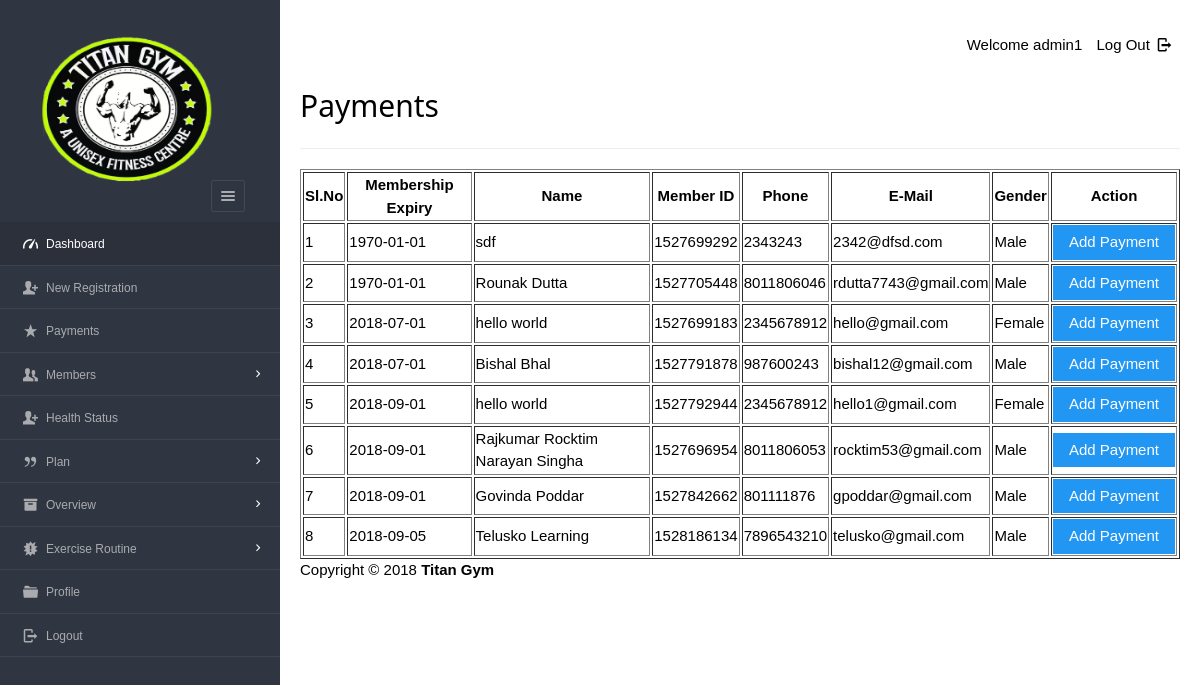
/Files/dashboard/admin/payments.php (signed in), run on the app's committed database.
### tables this page shows
CREATE TABLE `users`  (
  `userid` varchar(20) NOT NULL,
  `username` varchar(40) NOT NULL,
  `gender` varchar(8) NOT NULL,
  `mobile` varchar(20) NOT NULL,
  `email` varchar(20) NOT NULL,
  `dob` varchar(10) NOT NULL,
  `joining_date` varchar(10) NOT NULL,
  PRIMARY KEY (`userid`) USING BTREE,
  UNIQUE INDEX `email`(`email`) USING BTREE,
  INDEX `userid`(`userid`) USING BTREE
);

CREATE TABLE `enrolls_to`  (
  `et_id` int(5) NOT NULL AUTO_INCREMENT,
  `pid` varchar(8) NOT NULL,
  `uid` varchar(20) NOT NULL,
  `paid_date` varchar(15) NULL DEFAULT NULL,
  `expire` varchar(15) NULL DEFAULT NULL,
  `renewal` varchar(15) NULL DEFAULT NULL,
  PRIMARY KEY (`et_id`) USING BTREE,
  INDEX `user_ID`(`uid`) USING BTREE,
  INDEX `plan_ID_idx`(`pid`) USING BTREE,
  CONSTRAINT `plan_ID` FOREIGN KEY (`pid`) REFERENCES `plan` (`pid`) ON DELETE NO ACTION ON UPDATE NO ACTION,
  CONSTRAINT `user_ID` FOREIGN KEY (`uid`) REFERENCES `users` (`userid`) ON DELETE CASCADE ON UPDATE NO ACTION
);

### Files/dashboard/admin/payments.php (the view, shortened to what this page needs)
<?php
require '../../include/db_conn.php';
?>
<!DOCTYPE html>
<html lang="en">
<head>
    <link rel="stylesheet" href="../../css/style.css"  id="style-resource-5">
    <link rel="stylesheet" href="../../css/dashMain.css">
    <link rel="stylesheet" type="text/css" href="../../css/entypo.css">
    <link href="a1style.css" type="text/css" rel="stylesheet">
</head>
      <body class="page-body  page-fade" onload="collapseSidebar()">
    	<div class="page-container sidebar-collapsed" id="navbarcollapse">
		<div class="sidebar-menu">
			<header class="logo-env">
			<div class="logo">
				<a href="main.php">
					<img src="../../images/logo.png" alt="" width="192" height="80" />
				</a>
			</div>
					<div class="sidebar-collapse" onclick="collapseSidebar()">
				<a href="#" class="sidebar-collapse-icon with-animation">
					<i class="entypo-menu"></i>
				</a>
			</div>
			</header>
    		<?php include('nav.php'); ?>
    	</div>
    		<div class="main-content">
				<div class="row">
					<div class="col-md-6 col-sm-8 clearfix">
					</div>
					<div class="col-md-6 col-sm-4 clearfix hidden-xs">
						<ul class="list-inline links-list pull-right">
							<li>Welcome <?php echo $_SESSION['full_name']; ?>
							</li>
							<li>
								<a href="logout.php">
									Log Out <i class="entypo-logout right"></i>
								</a>
							</li>
						</ul>
					</div>
				</div>
		<h2>Payments</h2>
		<hr />
		<table class="table table-bordered datatable" id="table-1" border=1>
			<thead>
				<tr>
					<th>Sl.No</th>
					<th>Membership Expiry</th>
					<th>Name</th>
					<th>Member ID</th>
					<th>Phone</th>
					<th>E-Mail</th>
					<th>Gender</th>
					<th>Action</th>
				</tr>
			</thead>
				<tbody>
				<?php
					$query  = "select * from enrolls_to where renewal='yes' ORDER BY expire";
					$result = mysqli_query($con, $query);
					$sno    = 1;
					if (mysqli_affected_rows($con) != 0) {
					    while ($row = mysqli_fetch_array($result, MYSQLI_ASSOC)) {
					        $uid   = $row['uid'];
					        $planid=$row['pid'];
					        $query1  = "select * from users WHERE userid='$uid'";
					        $result1 = mysqli_query($con, $query1);
					        if (mysqli_affected_rows($con) == 1) {
					            while ($row1 = mysqli_fetch_array($result1, MYSQLI_ASSOC)) {
					                 echo "<tr><td>".$sno."</td>";
					                echo "<td>" . $row['expire'] . "</td>";
					                echo "<td>" . $row1['username'] . "</td>";
					                echo "<td>" . $row1['userid'] . "</td>";
					                echo "<td>" . $row1['mobile'] . "</td>";
					                echo "<td>" . $row1['email'] . "</td>";
					                echo "<td>" . $row1['gender'] . "</td>";
					                $sno++;
					                echo "<td><form action='make_payments.php' method='post'><input type='hidden' name='userID' value='" . $uid . "'/>
					                <input type='hidden' name='planID' value='" . $planid . "'/><input type='submit' class='a1-btn a1-blue' value='Add Payment ' class='btn btn-info'/></form></td></tr>";
					                $uid = 0;
					            }
					        }
					    }
					}
					?>
				</tbody>
		</table>
			<?php include('footer.php'); ?>
    	</div>
    </body>
</html>

### Files/css/style.css (style rules this page uses)
html { font-size: 62.5%; font-family: sans-serif; }
div { display: block; }
body { font-family: "Noto Sans", sans-serif, "Helvetica Neue", Helvetica, Arial, sans-serif; font-size: 12px; line-height: 1.428571429; display: block; margin: 0; }
*, *:before, *:after { box-sizing: border-box; }
a { text-decoration: none; background: transparent; }
img { vertical-align: middle; }
img { border: 0; }
.logo img { width: 220px; height: 200px; }
input, button, select, textarea { font-family: inherit; font-size: inherit; line-height: inherit; }
button, input { line-height: normal; }
button, input, select, textarea { font-family: inherit; font-size: 100%; margin: 0; }
input { background-color: white; cursor: text; padding: 1px; border-width: 2px; border-style: inset; border-color: initial; border-image: initial; }
input, textarea, select, button { text-rendering: auto; color: initial; letter-spacing: normal; word-spacing: normal; text-transform: none; text-indent: 0px; text-shadow: none; display: inline-block; text-align: start; margin: 0em; font: 400 13.3333px Arial; }
button, html input[type="button"], input[type="reset"], input[type="submit"] { cursor: pointer; }
a { color: #373e4a; text-decoration: none; }
a { background: transparent; }
a { color: #373e4a; }
.page-container { position: relative; padding-left: 280px; }
.page-container .sidebar-menu { position: absolute; width: 280px; top: 0; left: 0; bottom: 0; background: #303641; color: #aaabae; z-index: 1; min-height: 796px; box-sizing: border-box; }
.page-container .sidebar-menu .logo-env { width: 100%; padding: 35px; padding-bottom: 10px; box-sizing: border-box; }
.page-container .sidebar-menu .logo-env:before, .page-container .sidebar-menu .logo-env:after { content: " "; display: table; }
.page-container .sidebar-menu .logo-env > div { display: block; vertical-align: middle; white-space: nowrap; float: left; }
.page-container .sidebar-menu .logo-env > div > a { display: inline-block; color: #aaabae; }
.page-container .sidebar-menu .logo-env > div.sidebar-collapse, .page-container .sidebar-menu .logo-env > div.sidebar-mobile-menu { position: relative; float: right; }
.page-container .sidebar-menu .logo-env > div.sidebar-collapse a, .page-container .sidebar-menu .logo-env > div.sidebar-mobile-menu a { display: inline-block; border: 1px solid #454a54; text-align: center; padding: 0; line-height: 1; font-size: 20px; font-weight: 300; padding: 5px 2px; background-clip: padding-box; border-radius: 3px; transition: all 200ms ease-in-out; }
.page-container .sidebar-menu .logo-env .logo img { width: 180px; height: 150px; }
.page-container .sidebar-menu .logo-env:after { clear: both; }
ul, ol { margin-top: 0; margin-bottom: 8.5px; }
ul, menu, dir { display: block; list-style-type: disc; }
li { display: list-item; }
i, cite, em, var, address, dfn { font-style: italic; }

### Files/css/entypo.css (style rules this page uses)
[class^="entypo-"]:before, [class*=" entypo-"]:before { font-family: "entypo"; font-style: normal; font-weight: normal; speak: none; display: inline-block; text-decoration: inherit; width: 1em; margin-right: .2em; text-align: center; font-variant: normal; text-transform: none; line-height: 1em; margin-left: .2em; }
.entypo-menu:before { content: '\e811'; }
.entypo-logout:before { content: '\e85d'; }

### data on the page
enrolls_to: expire "1970-01-01"
users: username "sdf", userid "1527699292", mobile "2343243", email "2342@dfsd.com", gender "Male"
enrolls_to: expire "1970-01-01"
users: username "Rounak Dutta", userid "1527705448", mobile "8011806046", email "rdutta7743@gmail.com", gender "Male"
enrolls_to: expire "2018-07-01"
users: username "hello world", userid "1527699183", mobile "2345678912", email "hello@gmail.com", gender "Female"
enrolls_to: expire "2018-07-01"
users: username "Bishal Bhal", userid "1527791878", mobile "987600243", email "bishal12@gmail.com", gender "Male"
enrolls_to: expire "2018-09-01"
users: username "hello world", userid "1527792944", mobile "2345678912", email "hello1@gmail.com", gender "Female"
enrolls_to: expire "2018-09-01"
users: username "Rajkumar Rocktim Narayan Singha", userid "1527696954", mobile "8011806053", email "rocktim53@gmail.com", gender "Male"
enrolls_to: expire "2018-09-01"
users: username "Govinda Poddar", userid "1527842662", mobile "801111876", email "gpoddar@gmail.com", gender "Male"
enrolls_to: expire "2018-09-05"
users: username "Telusko Learning", userid "1528186134", mobile "7896543210", email "telusko@gmail.com", gender "Male"

### other printed values
$_SESSION['full_name'] "admin1"
